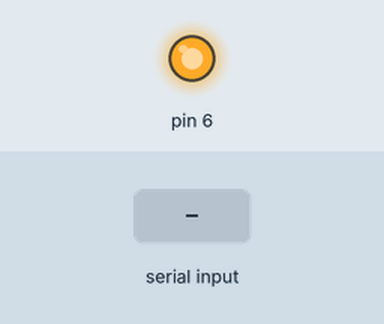
Bench run of a sketch on a simulated Arduino Uno, built with avr-gcc and run on an emulated ATmega328P. On the bench: output pins drawn as LEDs (lit = HIGH). Inputs (shaded band) come from the test bench.

Above: at 1.2 s.
1.3 s: "1" received over Serial
At 1.9 s:
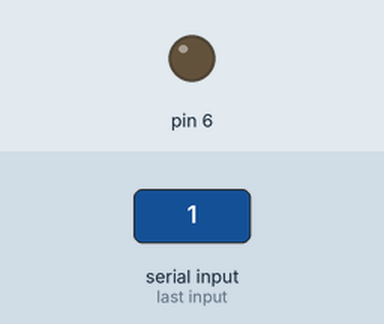
2.8 s: "2" received over Serial
At 3.1 s:
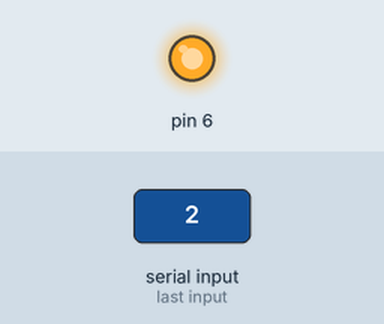
Timing chart, 0 to 5.8 s (numbered marks = the images above; inputs shaded):
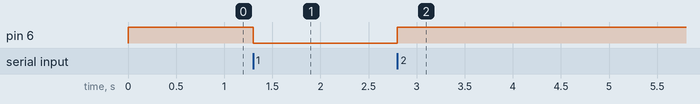

Measured:
- after the input at 1.3 s, pin 6: HIGH → LOW at once
- after the input at 2.8 s, pin 6: LOW → HIGH at once

The sketch:

Arduino.ino
```cpp
#include <DHT.h>
#include <OneWire.h>
#define DHTPIN 2
OneWire ds(3);
int temperature = 0; // Глобальная переменная для хранения значение температуры с датчика DS18B20
long lastUpdateTime = 0; // Переменная для хранения времени последнего считывания с датчика
const int TEMP_UPDATE_TIME = 1000; // Определяем периодичность проверок

DHT dht(DHTPIN, DHT22);
void setup() {
  pinMode(6, OUTPUT);
  Serial.begin(9600);
  dht.begin();
  digitalWrite(6, HIGH);
}

void loop() {
  if (Serial.available()){
    char r = Serial.read();
    if (r == 'H') {
      float h = dht.readHumidity(); //Измеряем влажность
      if (isnan(h)) {  // Проверка. Если не удается считать показания, выводится «Ошибка считывания», и программа завершает работу
        Serial.println("1000");
      }
      else{
        Serial.println(h);
      }
    }
    if (r == 'T') {
      float t = dht.readTemperature(); //Измеряем температуру
      if (isnan(t)) {  // Проверка. Если не удается считать показания, выводится «Ошибка считывания», и программа завершает работу
        Serial.println("1000");
      }
      else{
        Serial.println(t);
      }
    }
    if (r == '1'){
     digitalWrite(6, LOW);   // turn the LED on (LOW is the voltage level)
    }
    if (r == '2'){
     digitalWrite(6, HIGH);   // turn the LED on (LOW is the voltage level)
    }
    if (r == 't') {
      byte data[2];
      ds.reset();
      ds.write(0xCC);
      ds.write(0x44);
      if (millis() - lastUpdateTime > TEMP_UPDATE_TIME)
      {
        lastUpdateTime = millis();
        ds.reset();
        ds.write(0xCC);
        ds.write(0xBE);
        data[0] = ds.read();
        data[1] = ds.read();
        // Формируем значение
        temperature = (data[1] << 8) + data[0]; temperature = temperature >> 4;
        Serial.println(temperature);
        }
    }
  }
}
```
